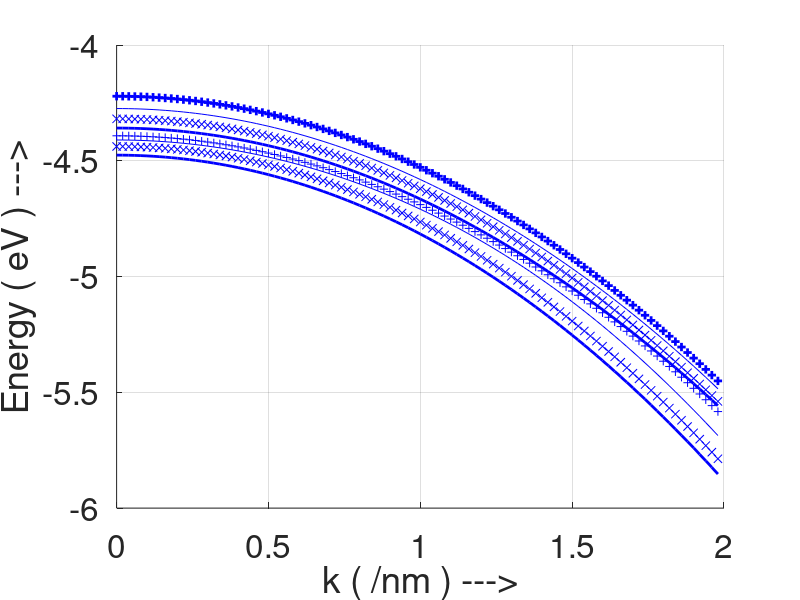

Source code (MATLAB):

clear all; close all; clc;

%Constants (all MKS, except energy which is in eV)
hbar=1.055e-34;q=1.602e-19;a=3e-10;m=9.110e-31;

%Luttinger-Kohn parameters
g1=6.85;g2=2.1;g3=2.9;%GaAs
Gw1=(hbar^2)*g1/(2*m);
Gw2=(hbar^2)*g2/(2*m);
Gw3=(hbar^2)*g3/(2*m);
Aw = Gw1+Gw2; Bw = 2*Gw2-Gw1; Cw = Gw1-Gw2; Dw = 2*Gw2+Gw1; Ew = Gw2+Gw3;

g1=3.45;g2=0.68;g3=1.29;%AlAs
a1=(hbar^2)*g1/(2*m);
Gb1=(.7*Gw1)+(.3*a1);
a2=(hbar^2)*g2/(2*m);
Gb2=(.7*Gw2)+(.3*a2);
a3=(hbar^2)*g3/(2*m);
Gb3=(.7*Gw3)+(.3*a3);
Ab = Gb1+Gb2; Bb = 2*Gb2-Gb1; Cb = Gb1-Gb2; Db = 2*Gb2+Gb1; Eb = Gb2+Gb3;

Ev=0;Evb=((0.7*0)+(0.3*0.75))*q; 

Nw=18;Nb=Nw;Np=Nb+Nw+Nb;W=(Nw-1)*a*1e9,Z=zeros(Np);
dz = a;
dzz = dz^2;

A  = [Ab*ones(1,Nb),Aw*ones(1,Nw),Ab*ones(1,Nb)];
B  = [Bb*ones(1,Nb),Bw*ones(1,Nw),Bb*ones(1,Nb)];
C  = [Cb*ones(1,Nb),Cw*ones(1,Nw),Cb*ones(1,Nb)];
D  = [Db*ones(1,Nb),Dw*ones(1,Nw),Db*ones(1,Nb)];
E  = [Eb*ones(1,Nb),Ew*ones(1,Nw),Eb*ones(1,Nb)];
G3 = [Gb3*ones(1,Nb),Gw3*ones(1,Nw),Gb3*ones(1,Nb)];
V  = [Evb*ones(1,Nb),zeros(1,Nw), Evb*ones(1,Nb)];

% A  = [Ab*ones(1,Nb),0.5*(Ab+Aw),Aw*ones(1,Nw-2),0.5*(Ab+Aw),Ab*ones(1,Nb)];
% B  = [Bb*ones(1,Nb),0.5*(Bb+Bw),Bw*ones(1,Nw-2),0.5*(Bb+Bw),Bb*ones(1,Nb)];
% C  = [Cb*ones(1,Nb),0.5*(Cb+Cw),Cw*ones(1,Nw-2),0.5*(Cb+Cw),Cb*ones(1,Nb)];
% D  = [Db*ones(1,Nb),0.5*(Db+Dw),Dw*ones(1,Nw-2),0.5*(Db+Dw),Db*ones(1,Nb)];
% E  = [Eb*ones(1,Nb),0.5*(Eb+Ew),Ew*ones(1,Nw-2),0.5*(Eb+Ew),Eb*ones(1,Nb)];
% G3 = [Gb3*ones(1,Nb),0.5*(Gb3+Gw3),Gw3*ones(1,Nw-2),0.5*(Gb3+Gw3),Gb3*ones(1,Nb)];
% V  = [Evb*ones(1,Nb), Evb/2, zeros(1,Nw-2), Evb/2, Evb*ones(1,Nb)];

for nk=1:100
    k(nk)=(nk-1)/500;% in A^-1
    l=0;m=1;lm=sqrt((l^2)+(m^2));
    kx=(l/lm)*k(nk)*1e10;ky=(m/lm)*k(nk)*1e10;
    k2=(kx^2)+(ky^2);
    k_t = sqrt(k2)
    k_t_vec(nk) = k_t;

    % Building the matrix
    H = zeros(2*Np);
    for (zz = 1:Np)
        
        if (zz==1)
            H_diag  = [A(zz)*k_t^2-(B(zz+1)+2*B(zz))/(2*dzz)+V(zz) ,          0.5*sqrt(3)*E(zz)*k_t^2             ;
                                  0.5*sqrt(3)*E(zz)*k_t^2          , A(zz)*k_t^2+(B(zz+1)+2*B(zz))/(2*dzz)+V(zz)   ];
                      
            H_off_p = [       (B(zz+1)+B(zz))/(2*dzz)            ,     -0.5*sqrt(3)*k_t*(G3(zz+1)+G3(zz))/(4*dz)  ;
                       0.5*sqrt(3)*k_t*(G3(zz+1)+G3(zz))/(4*dz)  ,            -(B(zz+1)+B(zz))/(2*dzz)             ];
                             
            H_off_m = [       (B(zz))/(2*dzz)            ,      0.5*sqrt(3)*k_t*(G3(zz))/(4*dz)  ;
                       -0.5*sqrt(3)*k_t*(G3(zz))/(4*dz)  ,            -(B(zz))/(2*dzz)            ]; 
                   
            H(1:2,1:2) = H_diag;
            H(1:2,3:4) = H_off_p;
            H(3:4,1:2) = H_off_m;
        elseif (zz==Np)
            H_diag  = [A(zz)*k_t^2-(B(zz-1)+2*B(zz))/(2*dzz)+V(zz) ,          0.5*sqrt(3)*E(zz)*k_t^2             ;
                                  0.5*sqrt(3)*E(zz)*k_t^2          , A(zz)*k_t^2+(B(zz-1)+2*B(zz))/(2*dzz)+V(zz)   ];  
                             
            H_off_p = [       (B(zz))/(2*dzz)           ,     -0.5*sqrt(3)*k_t*(G3(zz))/(4*dz)  ;
                       0.5*sqrt(3)*k_t*(G3(zz))/(4*dz)  ,            -(B(zz))/(2*dzz)            ];
                   
            H_off_m = [       (B(zz-1)+B(zz))/(2*dzz)            ,     0.5*sqrt(3)*k_t*(G3(zz-1)+G3(zz))/(4*dz)  ;
                       -0.5*sqrt(3)*k_t*(G3(zz-1)+G3(zz))/(4*dz) ,            -(B(zz-1)+B(zz))/(2*dzz)             ];
                   
            H(2*Np-1:2*Np,2*Np-1:2*Np) = H_diag;
        else
            H_diag  = [A(zz)*k_t^2-(B(zz+1)+2*B(zz)+B(zz-1))/(2*dzz)+V(zz) ,                  0.5*sqrt(3)*E(zz)*k_t^2             ;
                                  0.5*sqrt(3)*E(zz)*k_t^2                  , A(zz)*k_t^2+(B(zz+1)+2*B(zz)+B(zz-1))/(2*dzz)+V(zz)   ];
                             
            H_off_p = [       (B(zz+1)+B(zz))/(2*dzz)            ,     -0.5*sqrt(3)*k_t*(G3(zz+1)+G3(zz))/(4*dz)  ;
                       0.5*sqrt(3)*k_t*(G3(zz+1)+G3(zz))/(4*dz)  ,            -(B(zz+1)+B(zz))/(2*dzz)             ];
                   
            H_off_m = [       (B(zz-1)+B(zz))/(2*dzz)            ,     0.5*sqrt(3)*k_t*(G3(zz-1)+G3(zz))/(4*dz)  ;
                       -0.5*sqrt(3)*k_t*(G3(zz-1)+G3(zz))/(4*dz) ,            -(B(zz-1)+B(zz))/(2*dzz)             ];
                   
            H(2*zz-1:2*zz,2*zz-1:2*zz) = H_diag;
            H(2*zz-1:2*zz,2*zz+1:2*zz+2) = H_off_p;
            H(2*zz+1:2*zz+2,2*zz-1:2*zz) = H_off_m;
        end
        
        
    end
    [nk sum(sum(abs(H-H')))]
    [F,En]=eig(-H);
    En=diag(En)./q;
    En=(sort(real(En)))';
    E1(nk)=En(1);E2(nk)=En(2);E3(nk)=En(3);E4(nk)=En(4);
    E5(nk)=En(5);E6(nk)=En(6);E7(nk)=En(7);E8(nk)=En(8);
    E9(nk)=En(9);E10(nk)=En(10);E11(nk)=En(11);E12(nk)=En(12);
       
end

figure(2);
k=k*10;%per Angstrom to per nm
hold on
%h=plot(W,Ean1,'b');
%h=plot(W,Ean2,'b');
h=plot(k,E1,'b');
set(h,'linewidth',[2.0])
h=plot(k,E2,'bx');
h=plot(k,E3,'b');
h=plot(k,E4,'b+');
h=plot(k,E5,'b');
set(h,'linewidth',[2.0])
h=plot(k,E6,'bx');
h=plot(k,E7,'b');
h=plot(k,E8,'b+');
set(h,'linewidth',[2.0])
set(gca,'Fontsize',[24])
xlabel(' k ( /nm ) ---> ')
ylabel(' Energy ( eV ) ---> ')
%axis([0 .5 -.1 0])
grid on